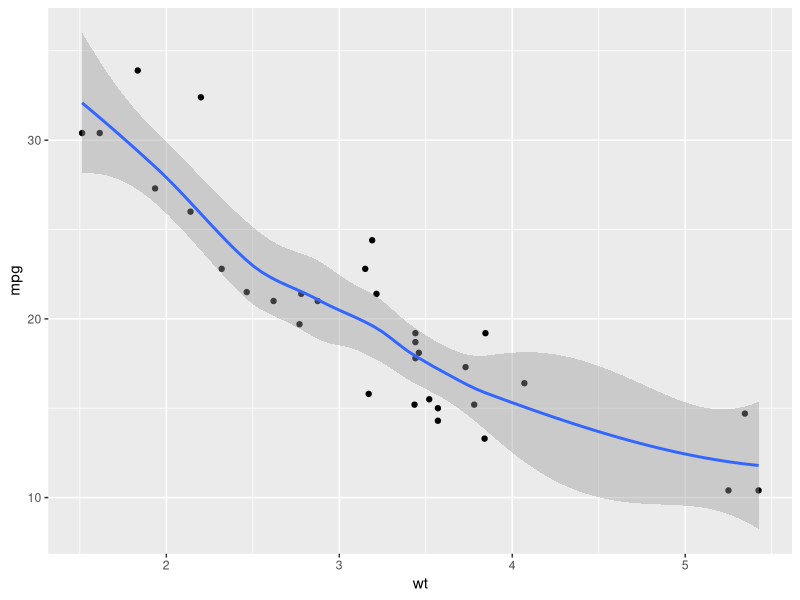
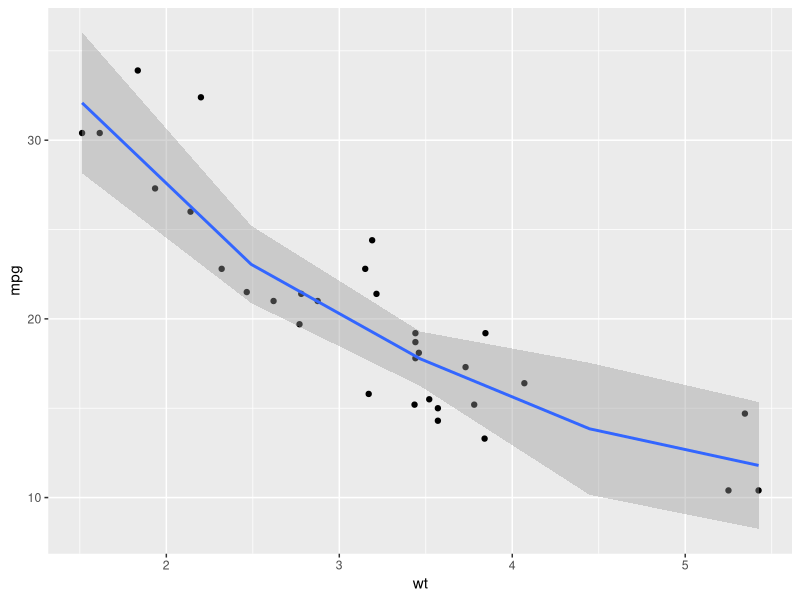
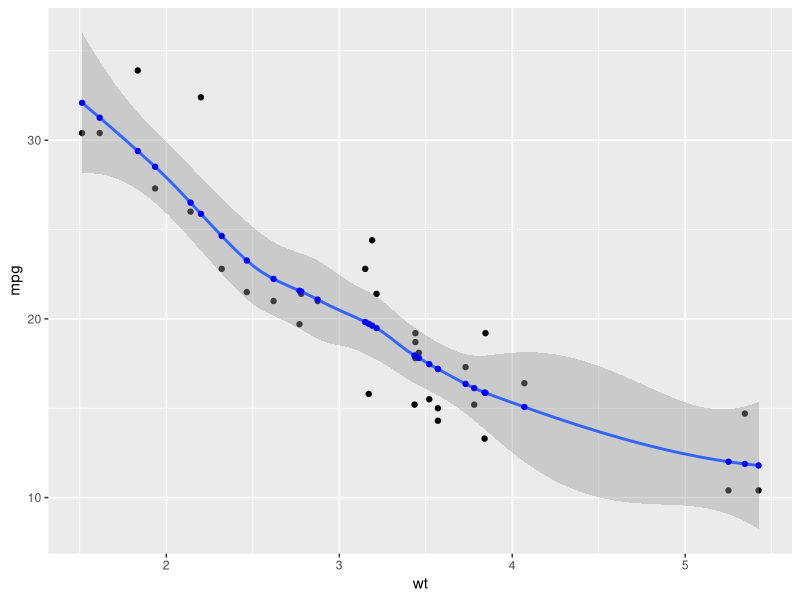
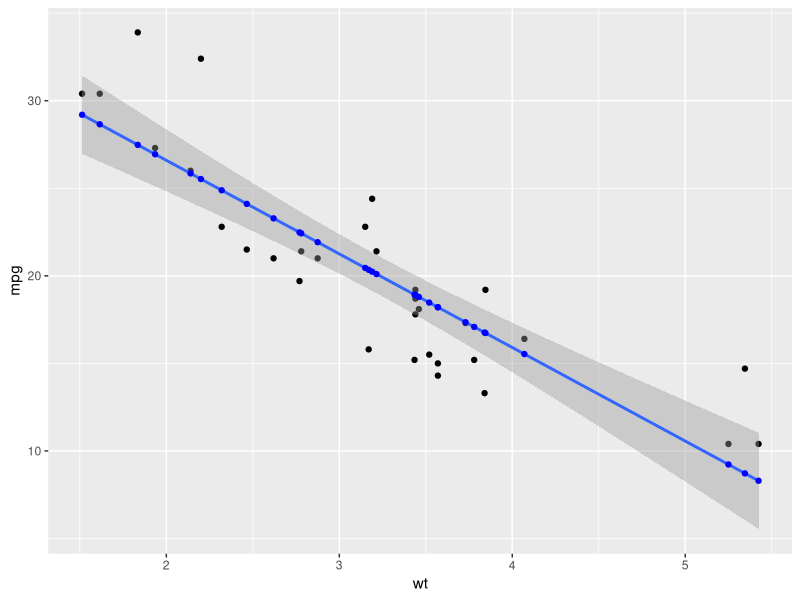
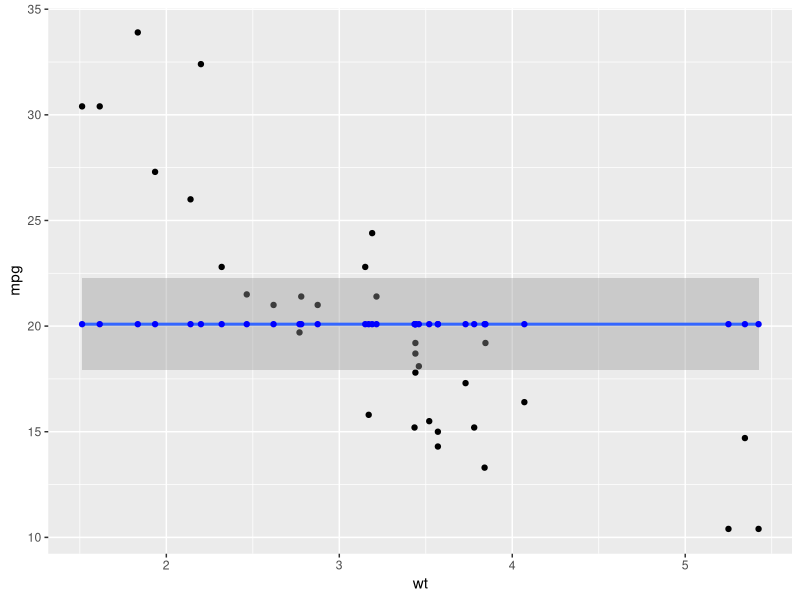
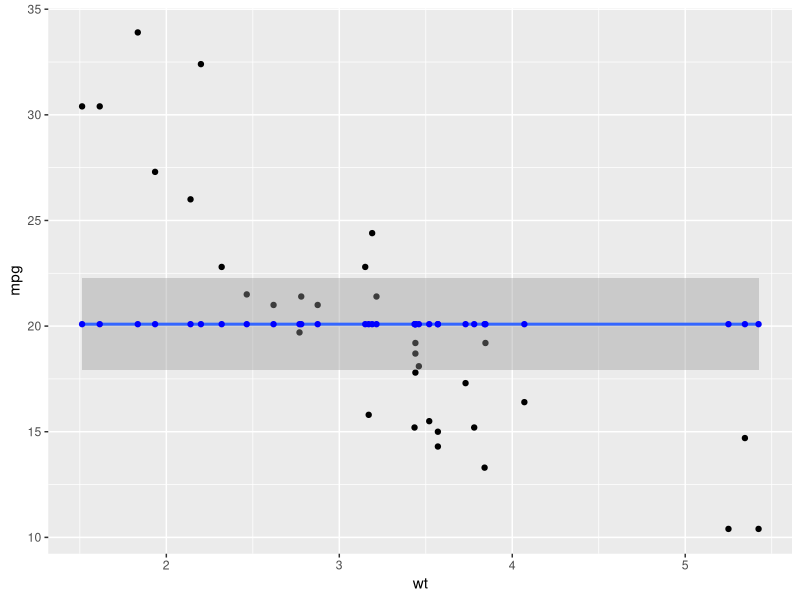
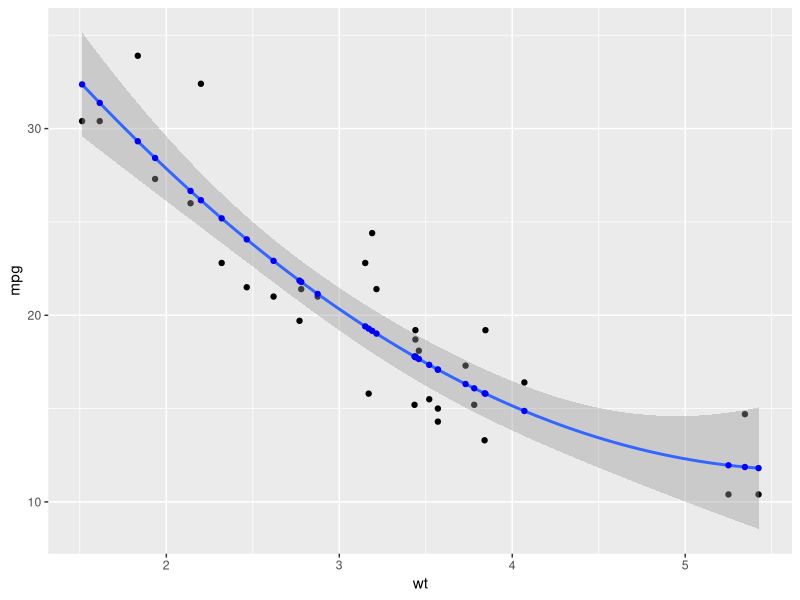
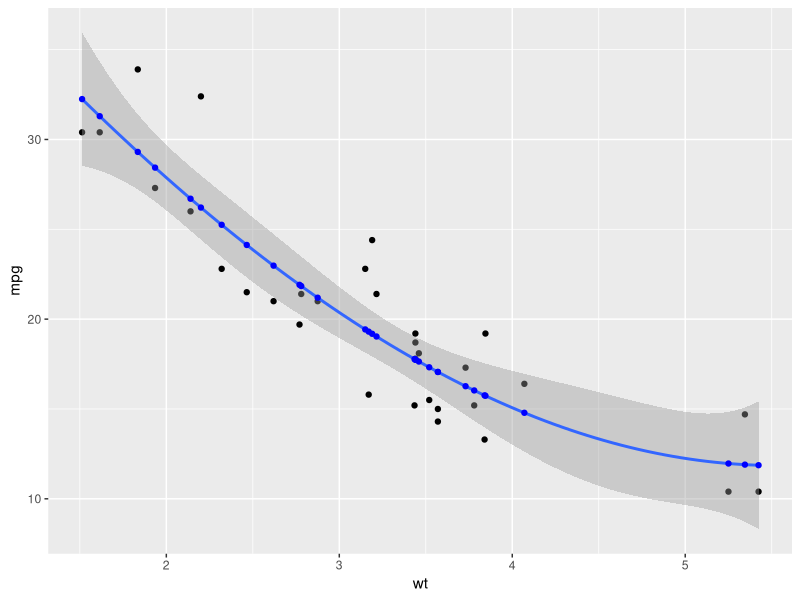

Generate these figures, in order, with R: (Note: this script raises an error after producing the figures.)
## ---- chunk 1
knitr::opts_chunk$set(echo = TRUE, error = T)
## ---- chunk 2
library(tidyverse, warn.conflicts = F)

mtcars %>% 
  ggplot() +
  aes(wt, mpg) + 
  geom_point() + 
  geom_smooth()


mtcars %>% 
  ggplot() +
  aes(wt, mpg) + 
  geom_point() + 
  geom_smooth(n = 5)

mtcars %>% 
  ggplot() +
  aes(wt, mpg) + 
  geom_point() + 
  geom_smooth() + 
  stat_smooth(geom = "point", 
              xseq = mtcars$wt,
              color = "blue")


mtcars %>% 
  ggplot() +
  aes(wt, mpg) + 
  geom_point() + 
  geom_smooth(method = lm) + 
  stat_smooth(geom = "point", 
              xseq = mtcars$wt,
              color = "blue",
              method = lm)


mtcars %>% 
  ggplot() +
  aes(wt, mpg) + 
  geom_point() + 
  geom_smooth(method = lm, formula = y ~ 1) + 
  stat_smooth(geom = "point", 
              xseq = mtcars$wt,
              color = "blue",
              method = lm,
              formula = y ~ 1)


mtcars %>% 
  ggplot() +
  aes(wt, mpg) + 
  geom_point() + 
  geom_smooth(method = lm, formula = y ~ 1) + 
  stat_smooth(geom = "point", 
              xseq = mtcars$wt,
              color = "blue",
              method = lm,
              formula = y ~ 1)


formula = "y ~ x + I(x^2)"
mtcars %>% 
  ggplot() +
  aes(wt, mpg) + 
  geom_point() + 
  geom_smooth(method = lm, formula = formula) + 
  stat_smooth(geom = "point", 
              xseq = mtcars$wt,
              color = "blue",
              method = lm,
              formula = formula)

formula = "y ~ x + I(x^2) + I(x^3)"
mtcars %>% 
  ggplot() +
  aes(wt, mpg) + 
  geom_point() + 
  geom_smooth(method = lm, formula = formula) + 
  stat_smooth(geom = "point", 
              xseq = mtcars$wt,
              color = "blue",
              method = lm,
              formula = formula)


formula = "y ~ x + I(x^2) + I(x^3)"
mtcars %>% 
  ggplot() +
  aes(wt, mpg) + 
  geom_point() + 
  geom_smooth(method = lm, formula = formula) + 
  stat_smooth(geom = "point", 
              xseq = mtcars$wt,
              color = "blue",
              method = lm,
              formula = formula)

formula = 'y ~ splines::bs(x, 3)'
method = "lm"
mtcars %>% 
  ggplot() +
  aes(wt, mpg) + 
  geom_point() + 
  geom_smooth(method = method, formula = formula) + 
  stat_smooth(geom = "point", 
              xseq = mtcars$wt,
              color = "blue",
              method = method, formula = formula)
mtcars %>% 
  rename(y = mpg, x = wt) %>% 
glm(formula = formula, data = .)

binomial_smooth <- function(...) {
  geom_smooth(method = "glm", method.args = list(family = "binomial"), ...)
}

ggplot(rpart::kyphosis, aes(Age, Kyphosis)) +
  geom_jitter(height = 0.05) +
  binomial_smooth()

ggplot(rpart::kyphosis, aes(Age, as.numeric(Kyphosis) - 1)) +
  geom_jitter(height = 0.05) +
  binomial_smooth()


ggplot(rpart::kyphosis, aes(Age, as.numeric(Kyphosis) - 1)) +
  geom_jitter(height = 0.05) +
  binomial_smooth(formula = y ~ splines::ns(x, 2))

stdz <- function(x){
  
  (x-mean(x))/sd(x)
  
}


ggplot(rpart::kyphosis, aes(Age, as.numeric(Kyphosis) - 1)) +
  geom_jitter(height = 0.05) +
  binomial_smooth(formula = y ~ splines::ns(x, 2)) +
  ggplot2::scale_x_continuous(trans = "stdz")

scales::trans_new(name = "stdz_trans", transform = stdz, inverse = , breaks = -3:3, minor_breaks = -2:4-.5, domain = c(-Inf, Inf))


library(scales)
library(ggplot2)

cube_root <- function(x) x ^ (1/3)
cube <- function(x)  x ^ 3
stdzd <- function(x) (x-mean(x))/sd(x)
stdzd_dont <- function(x) (x)



trans_cube <- trans_new(name = "cube root",
                        transform = stdzd,
                        inverse = stdzd_dont,
                        breaks = -3:3,
                        minor_breaks = )

# dummy data
plot_data <- data.frame(x = 1:10,
                        y = cube(1:10))

# applying a transform
ggplot(plot_data, aes(x = x, y = y)) +
  geom_point() +
  coord_trans(y = trans_cube, x = trans_cube)


ggplot(mtcars, aes(x = wt, y = mpg)) +
  geom_point() +
  scale_y_continuous(sec.axis = sec_axis(stdzd, name = "Standard Deviations")) + 
  scale_x_continuous(sec.axis = sec_axis(stdzd, name = "Standard Deviations"))

scale_y_sd <- scale_y_continuous(sec.axis = sec_axis(stdzd, name = "Standard Deviations")) 
